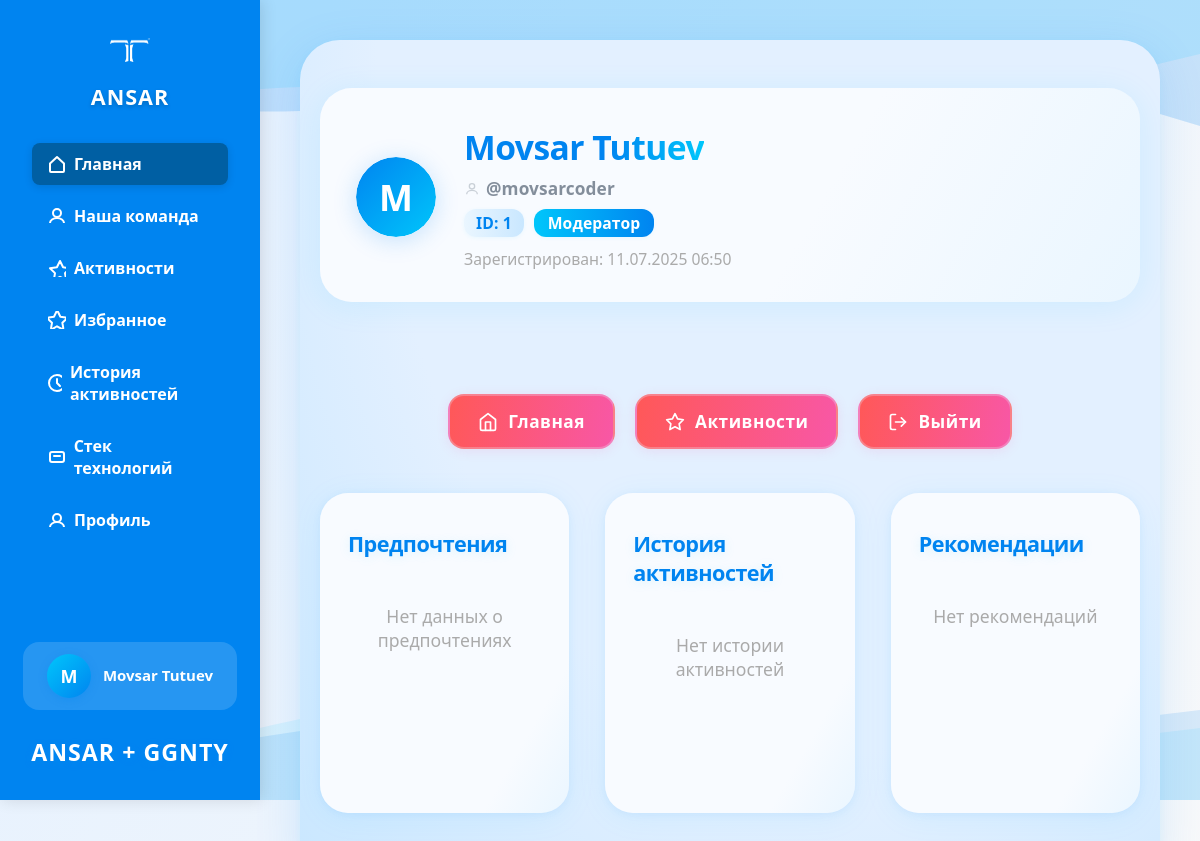
Screenshot of /profile/1 (signed in) with the database file from the repository.
### database/models.py (models this page shows)
class User(Base):
    __tablename__ = "users"  # Название таблицы в БД
    id = Column(Integer, primary_key=True, index=True)
    registered_at = Column(DateTime, default=datetime.now(timezone.utc))
    username = Column(String, unique=True, nullable=False)
    password_hash = Column(String, nullable=False)
    full_name = Column(String, nullable=True)
    is_moderator = Column(Boolean, default=False)
    preferences = relationship("UserPreferences", back_populates="user", uselist=False)  # 1:1
    history = relationship("ActivityHistory", back_populates="user")  # 1:N
    recommendations = relationship("Recommendation", back_populates="user")  # 1:N

### app/routes/personal_detail.py (the view)
@router.get("/{user_id}", response_class=HTMLResponse)
async def personal_detail(request: Request, user_id: int):
    if not request.state.current_user:
        return RedirectResponse(url="/auth/login", status_code=302)
    try:
        user = await CrudUser().get_user_by_id(user_id)
        if not user:
            return RedirectResponse(url="/", status_code=302)
        history = await CrudActivityHistory().get_history_by_user_id(user_id)
        preferences = await CrudPreferences().get_preferences_by_user_id(user_id)
        recommendations = await CrudRecommendation().get_recommendations_by_user(user_id)
        activities_details = []
        for hist in history:
            activity = await CrudActivity().get_activity_by_id(hist.activity_id)
            if activity:
                activities_details.append({
                    'history': hist,
                    'activity': activity
                })
        recommendations_details = []
        for rec in recommendations:
            activity = await CrudActivity().get_activity_by_id(rec.activity_id)
            if activity:
                recommendations_details.append({
                    'recommendation': rec,
                    'activity': activity
                })
        return templates.TemplateResponse("personal_detail.html", {
            "request": request,
            "user": user,
            "history": activities_details,
            "preferences": preferences,
            "recommendations": recommendations_details,
            "current_user": request.state.current_user
        })
    except Exception as e:
        return RedirectResponse(url="/", status_code=302)

### app/templates/personal_detail.html (shortened to what this page needs)
{% extends 'base.html' %}
{% block content %}
<div class="personal-container">
    <div class="personal-header">
        <div class="avatar-block">
            <div class="avatar-circle">
                <svg width="80" height="80" viewBox="0 0 80 80" fill="none">
                    <circle cx="40" cy="40" r="40" fill="url(#avatarGradient)"/>
                    <text x="50%" y="54%" text-anchor="middle" fill="#fff" font-size="36" font-weight="bold" dy=".3em">
                        {{ user.full_name[:1]|default(user.username[:1]|upper) }}
                    </text>
                    <defs>
                        <linearGradient id="avatarGradient" x1="0" y1="0" x2="80" y2="80" gradientUnits="userSpaceOnUse">
                            <stop stop-color="#0084f0"/>
                            <stop offset="1" stop-color="#00c6fb"/>
                        </linearGradient>
                    </defs>
                </svg>
            </div>
            <div class="user-info">
                <h1 class="user-fullname">{{ user.full_name or user.username }}</h1>
                <div class="user-username-row">
                    <svg width="16" height="16" fill="none" style="vertical-align:middle;margin-right:3px;opacity:0.7;" viewBox="0 0 24 24"><circle cx="12" cy="8" r="4" stroke="#b0b8c1" stroke-width="2"/><path d="M4 20c0-3.314 3.582-6 8-6s8 2.686 8 6" stroke="#b0b8c1" stroke-width="2"/></svg>
                    <span class="user-username-txt">@{{ user.username }}</span>
                </div>
                <div class="user-meta-row">
                    <span class="user-id-badge">ID: {{ user.id }}</span>
                    <span class="user-role-badge {{ 'moderator' if user.is_moderator else 'user' }}">
                        {{ 'Модератор' if user.is_moderator else 'Пользователь' }}
                    </span>
                </div>
                <div class="user-registered">Зарегистрирован: {{ user.registered_at.strftime('%d.%m.%Y %H:%M') if user.registered_at else '' }}</div>
            </div>
        </div>
    </div>
    <div class="profile-actions-center">
        <div class="profile-actions">
            <a href="/" class="action-btn home-btn">
                Главная
            </a>
            <a href="/activities" class="action-btn activities-btn">
                <svg width="20" height="20" fill="none" viewBox="0 0 24 24">
                    <path d="M12 2l3.09 6.26L22 9.27l-5 4.87 1.18 6.88L12 17.77l-6.18 3.25L7 14.14 2 9.27l6.91-1.01L12 2z" stroke="currentColor" stroke-width="2" stroke-linecap="round" stroke-linejoin="round"/>
                </svg>
                Активности
            </a>
            <a href="/auth/logout" class="action-btn logout-btn" onclick="return confirm('Вы уверены, что хотите выйти из аккаунта?')">
                Выйти
            </a>
        </div>
    </div>
    <div class="personal-sections">
        <div class="personal-card preferences-card">
            <h2>Предпочтения</h2>
            {% if preferences %}
            <ul class="prefs-list">
                <li><b>Настроение:</b> <span class="badge mood">{{ preferences.mood }}</span></li>
                <li><b>Время:</b> <span class="badge time">{{ preferences.time_available }} мин</span></li>
                <li><b>Бюджет:</b> <span class="badge budget">{{ preferences.budget }}</span></li>
            </ul>
            {% else %}
            <div class="empty-block">Нет данных о предпочтениях</div>
            {% endif %}
        </div>
        <div class="personal-card history-card">
            <h2>История активностей</h2>
            {% if history %}
            <div class="activities-list">
                {% for item in history %}
                <div class="activity-mini-card">
                    <img src="{{ item.activity.images }}" alt="{{ item.activity.title }}" class="mini-img" onerror="this.style.display='none'">
                    <div class="mini-content">
                        <div class="mini-title">{{ item.activity.title }}</div>
                        <div class="mini-meta">
                            <span class="badge category">{{ item.activity.category }}</span>
                            <span class="badge rating">★ {{ '%.1f'|format(item.activity.rating) }}</span>
                            <span class="badge date">{{ item.history.completed_at.strftime('%d.%m.%Y') }}</span>
                        </div>
                        <div class="mini-desc">{{ item.activity.description[:60] }}{% if item.activity.description|length > 60 %}...{% endif %}</div>
                    </div>
                </div>
                {% endfor %}
            </div>
            {% else %}
            <div class="empty-block">Нет истории активностей</div>
            {% endif %}
        </div>
        <div class="personal-card recommendations-card">
            <h2>Рекомендации</h2>
            {% if recommendations %}
            <div class="activities-list">
                {% for item in recommendations %}
                <div class="activity-mini-card">
                    <img src="{{ item.activity.images }}" alt="{{ item.activity.title }}" class="mini-img" onerror="this.style.display='none'">
                    <div class="mini-content">
                        <div class="mini-title">{{ item.activity.title }}</div>
                        <div class="mini-meta">
                            <span class="badge category">{{ item.activity.category }}</span>
                            <span class="badge rating">★ {{ '%.1f'|format(item.activity.rating) }}</span>
                            <span class="badge date">{{ item.recommendation.recommended_at.strftime('%d.%m.%Y') }}</span>
                            {% if item.recommendation.accepted %}
                            <span class="badge accepted">Принято</span>
                            {% else %}
                            <span class="badge not-accepted">Не принято</span>
                            {% endif %}
                        </div>
                        <div class="mini-desc">{{ item.activity.description[:60] }}{% if item.activity.description|length > 60 %}...{% endif %}</div>
                    </div>
                </div>
                {% endfor %}
            </div>
            {% else %}
            <div class="empty-block">Нет рекомендаций</div>
            {% endif %}
        </div>
    </div>
</div>
{% endblock %}

### app/templates/base.html (shortened to what this page needs)
<!DOCTYPE html>
<html lang="ru">
<head>
</head>
<body>
<div class="bg-waves">
</div>
<div class="left-bar">
    <div class="logo-container" style="flex-direction:column;align-items:center;gap:10px;">
        <div class="logos-row" style="display:flex;align-items:center;justify-content:center;gap:12px;">
            <img src="/static/ansar.png" alt="ANSAR Logo" style="width: 40px; height: 40px; object-fit: contain; filter: brightness(0) invert(1);">
        </div>
        <div class="logo-text" style="margin-top:2px;font-size:1.35rem;letter-spacing:1px;text-align:center;">ANSAR</div>
    </div>
    <div class="nav-menu">
        <a href="/" class="nav-item active">
            <svg width="18" height="18" fill="none" xmlns="http://www.w3.org/2000/svg">
                <path d="M2 8.5L9 2l7 6.5V16a1 1 0 0 1-1 1H3a1 1 0 0 1-1-1V8.5z" stroke="white" stroke-width="2" stroke-linecap="round" stroke-linejoin="round"/>
            </svg>
            <span>Главная</span>
        </a>
        <a href="/this_command" class="nav-item">
            <svg width="18" height="18" fill="none" xmlns="http://www.w3.org/2000/svg">
                <circle cx="9" cy="6" r="4" stroke="white" stroke-width="2"/>
                <path d="M2 16c0-2.761 3.134-5 7-5s7 2.239 7 5" stroke="white" stroke-width="2"/>
            </svg>
            <span>Наша команда</span>
        </a>
        <a href="/activities" class="nav-item">
            <svg width="18" height="18" fill="none" xmlns="http://www.w3.org/2000/svg">
                <path d="M12 2l3.09 6.26L22 9.27l-5 4.87 1.18 6.88L12 17.77l-6.18 3.25L7 14.14 2 9.27l6.91-1.01L12 2z" stroke="white" stroke-width="2" stroke-linecap="round" stroke-linejoin="round"/>
            </svg>
            <span>Активности</span>
        </a>
        <a href="/favorites" class="nav-item">
            <span>Избранное</span>
        </a>
        <a href="/history" class="nav-item">
            <svg width="18" height="18" fill="none" xmlns="http://www.w3.org/2000/svg">
                <circle cx="9" cy="9" r="8" stroke="white" stroke-width="2"/>
                <path d="M9 5v4l3 3" stroke="white" stroke-width="2" stroke-linecap="round" stroke-linejoin="round"/>
            </svg>
            <span>История активностей</span>
        </a>
        <a href="/project_technologies" class="nav-item">
            <svg width="18" height="18" fill="none" xmlns="http://www.w3.org/2000/svg">
                <rect x="2" y="4" width="14" height="10" rx="2" stroke="white" stroke-width="2"/>
                <path d="M6 8h6" stroke="white" stroke-width="2" stroke-linecap="round"/>
            </svg>
            <span>Стек технологий</span>
        </a>
        <a href="{% if request.state.current_user %}/profile/{{ request.state.current_user.id }}{% else %}/auth/login{% endif %}" class="nav-item">
            <svg width="18" height="18" fill="none" xmlns="http://www.w3.org/2000/svg">
                <path d="M9 11a4 4 0 1 0 0-8 4 4 0 0 0 0 8z" stroke="white" stroke-width="2"/>
                <path d="M2 16c0-2.761 3.134-5 7-5s7 2.239 7 5" stroke="white" stroke-width="2"/>
            </svg>
            <span>Профиль</span>
        </a>
    </div>
    <div style="flex:1;"></div>
    <div class="sidebar-bottom" style="width:100%;padding:0 0 32px 0;display:flex;flex-direction:column;align-items:center;gap:18px;">
        {% if request.state.current_user %}
            <div class="user-profile" style="display: flex; align-items: center; gap: 12px; padding: 12px 24px; background: rgba(255,255,255,0.15); border-radius: 16px;">
                <div class="user-avatar" style="width: 44px; height: 44px; background: linear-gradient(135deg, #00c6fb 0%, #0084f0 100%); border-radius: 50%; display: flex; align-items: center; justify-content: center; color: white; font-weight: bold; font-size: 18px; box-shadow: 0 2px 8px rgba(0,132,240,0.3);">
                    {{ request.state.current_user.full_name[0] if request.state.current_user.full_name else request.state.current_user.username[0] }}
                </div>
                <div class="user-info" style="flex: 1; min-width: 0;">
                    <div class="user-name" style="color: white; font-weight: 600; font-size: 15px; margin-bottom: 2px; white-space: nowrap; overflow: hidden; text-overflow: ellipsis;">
                        {{ request.state.current_user.full_name or request.state.current_user.username }}
                    </div>
                </div>
            </div>
        {% endif %}
        <div class="sidebar-bottom-text" style="width:100%;text-align:center;margin-top:8px;">
            <span style="color:#fff;font-size:1.45rem;font-weight:800;letter-spacing:1px;text-shadow:0 2px 8px #0094ff33;">ANSAR + GGNTY</span>
        </div>
    </div>
</div>
<div class="main-content">
    {% block content %}
    {% endblock %}
</div>
</body>
</html>

### app/templates/base.html (style rules this page uses)
* { margin: 0; padding: 0; box-sizing: border-box; font-family: 'Segoe UI', Tahoma, Geneva, Verdana, sans-serif; }
body { background: linear-gradient(120deg, #e3f0ff 0%, #f8f9fa 100%); min-height: 100vh; position: relative; overflow-x: hidden; }
.bg-waves { position: fixed; inset: 0; width: 100vw; height: 100vh; z-index: -1; pointer-events: none; }
.wave-top, .wave-bottom { position: absolute; left: 0; width: 100vw; height: 180px; min-width: unset; max-width: unset; preserveAspectRatio: none; }
.wave-top { top: 0; }
.wave-bottom { bottom: 0; }
.left-bar { position: fixed; top: 0; left: 0; width: 260px; height: 100vh; background-color: #0084f0; color: white; display: flex; flex-direction: column; align-items: stretch; box-shadow: 2px 0 15px rgba(0, 0, 0, 0.12); z-index: 100; padding: 30px 0 0 0; }
.logo-container { display: flex; align-items: center; gap: 15px; padding: 0 32px 32px 32px; }
.logo-text { font-size: 28px; font-weight: 800; letter-spacing: 1px; text-shadow: 0 2px 4px rgba(0, 0, 0, 0.2); }
.nav-menu { display: flex; flex-direction: column; gap: 10px; margin: 0 0 30px 0; padding: 0 32px; }
.nav-item { color: white; text-decoration: none; font-weight: 600; font-size: 16px; padding: 10px 16px; border-radius: 8px; transition: all 0.3s ease; display: flex; align-items: center; gap: 8px; }
.nav-item.active, .nav-item:focus { background-color: #005fa3; box-shadow: 0 2px 8px rgba(0,0,0,0.12); }
.main-content { margin-left: 260px; padding: 40px 40px 40px 40px; min-height: 100vh; transition: margin-left 0.3s; }

### rows the page displays
User: state.current_user "M", state.current_user "Movsar Tutuev", full_name+username "M", full_name "Movsar Tutuev", username "movsarcoder", id "1", is_moderator "Модератор", registered_at "11.07.2025 06:50"
